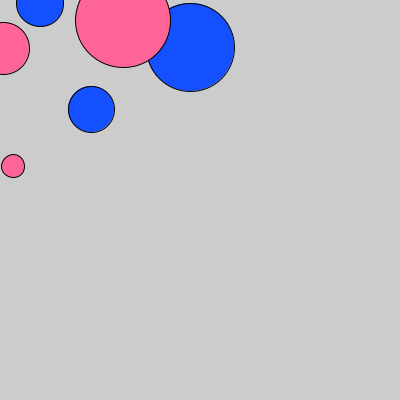
Frame 1 (no input)
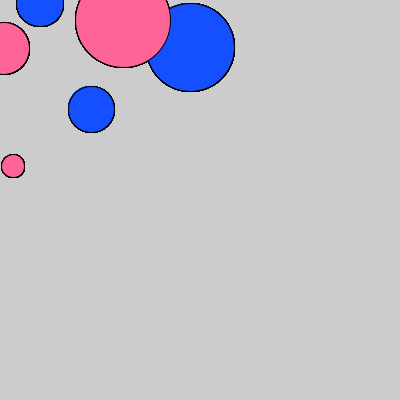
Frame 60 (the mouse pressed at the canvas centre just before this capture)
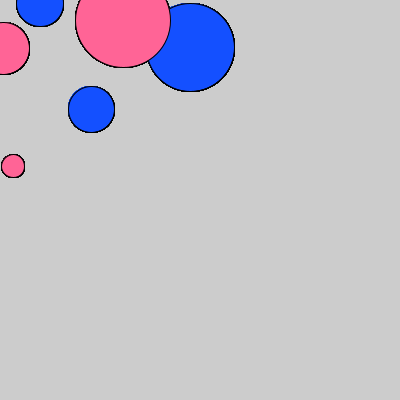
Frame 120 (the mouse held since frame 60 and released just before this capture)

The Processing sketch that drew these frames (run headless with seeded random() and noise(); from frame 60 on, the mouse is pressed at the canvas centre):

// Processing sketch: w8_ball
// ── w8_ball.pde
color blue = color(20, 80, 255);
color pink = color(255, 100, 150);
color orange = color(255, 150, 80);
color white = color(255);

color[] colors = {blue, pink, orange};

float sum;
boolean check;

class Ball {
  float position_x, position_y;
  int size;
  int shade;

  Ball(float tempx, float tempy, int tempSize, int tempColor) {
    position_x = tempx;
    position_y = tempy;
    size = tempSize;
    shade = tempColor;
  }

  void draw() {
    fill(colors[shade]);
    ellipse(position_x, position_y, size, size);
  }

  float getArea() {
    float area = 22/7 * (size/2) * (size/2);
    return area;
  }
}

Ball[] balls = new Ball[int(random(10))];

void setup() {
  size(400, 400);
  
  for (int j = 0; j < balls.length; j++) {
    int tempColor = int(random(colors.length));
    balls[j] = new Ball(int(random(width/2)), int(random(height/2)), int(random(20,100)), tempColor);
  }
  
  /*
  for (Ball ball : balls) {
    ball.draw();
  }
  */
}

void draw() {
  for (Ball ball : balls) {
    ball.draw();
  }
}

void mouseClicked() {
  Ball[] lsball1;
  Ball[] lsball2;
  
  for (int i = balls.length-1; i>=0; i--) {
    float distance_ball = dist(mouseX, mouseY, balls[i].position_x, balls[i].position_y);
    if (distance_ball < (balls[i].size)/2) {
      sum -= balls[i].getArea();
      lsball1 = (Ball[])subset(balls,0,i);
      lsball2 = (Ball[])subset(balls,i+1);
      balls =  (Ball[])concat(lsball1,lsball2);
      break;
    }
  }

}
